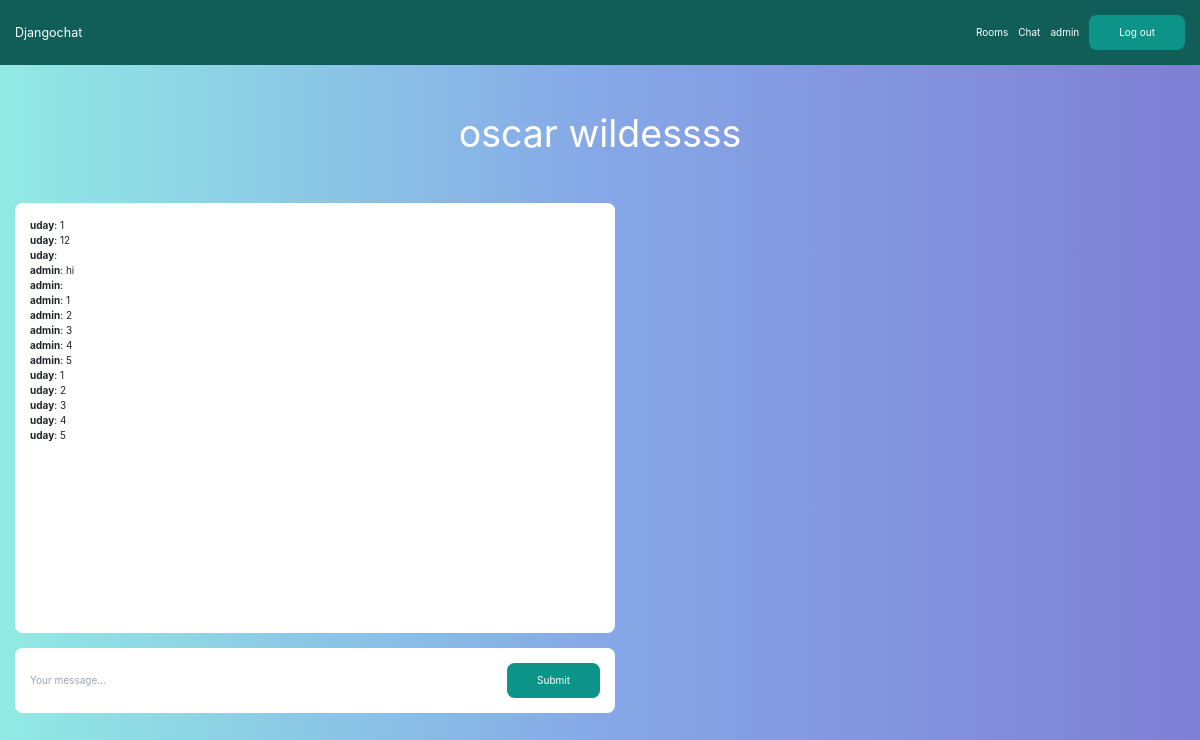
The app's page /rooms/oscar_wildessss/ (signed in) with its own data.
### room/models.py (models this page shows)
class Room(models.Model):
    name = models.CharField(max_length=255)
    slug = models.SlugField(unique=True)

class Message(models.Model):
    room = models.ForeignKey(Room, related_name='messages', on_delete=models.CASCADE)
    user = models.ForeignKey(User, related_name='messages', on_delete=models.CASCADE)
    content = models.TextField()
    date_added = models.DateTimeField(auto_now_add=True)
    class Meta:
        ordering = ('date_added',)

### room/views.py (the view)
# urls.py: path("rooms/",include('room.urls')),
@login_required
def room(request, slug):
    room = Room.objects.get(slug=slug)
    messages = Message.objects.filter(room=room)[0:25]
    return render(request, 'room/room.html', {'room': room, 'messages': messages})

### room/templates/room/room.html (shortened to what this page needs)
{% extends 'core/base.html' %}
{% block content %}
<div class="p-10 lg:p-20 text-center">
    <h1 class="text-3xl lg:text-6xl text-white">{{ room.name }}</h1>
</div>
<div class="lg:w-2/4 mx-4 lg:mx-auto p-4 bg-white rounded-xl">
    <div class="chat-messages space-y-3" id="chat-messages">
        {% for m in messages %}<b>{{ m.user.username }}</b>: {{ m.content }}<br>{% endfor %}
    </div>
</div>
<div class="lg:w-2/4 mt-6 mx-4 lg:mx-auto p-4 bg-white rounded-xl">
    <form method="post" action="." class="flex">
        <input type="text" name="content" class="flex-1 mr-3" placeholder="Your message..." id="chat-message-input">
        <button
            class="px-5 py-3 rounded-xl text-white bg-teal-600 hover:bg-teal-700"
            id="chat-message-submit"
        >Submit</button>
    </form>
</div>
{% endblock %}

### core/templates/core/base.html (shortened to what this page needs)
{% load static %}
<!DOCTYPE html>
<html>
    <head>
        <script src="https://cdn.tailwindcss.com"></script>
        <link href="//maxcdn.bootstrapcdn.com/bootstrap/4.0.0/css/bootstrap.min.css" rel="stylesheet" id="bootstrap-css">
        <link href="//netdna.bootstrapcdn.com/bootstrap/3.0.0/css/bootstrap.min.css" rel="stylesheet" id="bootstrap-css">
        <link rel='stylesheet prefetch' href='https://cdnjs.cloudflare.com/ajax/libs/meyer-reset/2.0/reset.min.css'><link rel='stylesheet prefetch' href='https://cdnjs.cloudflare.com/ajax/libs/font-awesome/4.6.2/css/font-awesome.min.css'>
        <link rel="stylesheet" href="https://stackpath.bootstrapcdn.com/bootstrap/4.1.3/css/bootstrap.min.css">
		<link rel="stylesheet" href="https://use.fontawesome.com/releases/v5.5.0/css/all.css">
		<link rel="stylesheet" type="text/css" href="https://cdnjs.cloudflare.com/ajax/libs/malihu-custom-scrollbar-plugin/3.1.5/jquery.mCustomScrollbar.min.css">
        <link rel="stylesheet" href="{% static 'css/messages.css' %}">
    </head>
    <body class="bg-teal-600">
        <nav class="flex items-center justify-between px-4 py-6 bg-teal-800">
            <div>
                <a href="/" class="text-xl text-white">Djangochat</a>
            </div>
            <div class="flex items-center space-x-4">
                {% if request.user.is_authenticated %}
                    <a href="{% url 'rooms' %}" class="text-white hover:text-gray-200">Rooms</a>
                    <a href="{% url 'messages_page' %}" class="text-white hover:text-gray-200">Chat</a>
                    <p class="text-white hover:text-gray-200">{{request.user.username}}</p>
                    <a href="{% url 'logout' %}" class="px-5 py-3 rounded-xl text-white bg-teal-600 hover:bg-teal-700">Log out</a>
                {% else %}
                    <a href="{% url 'login' %}" class="text-white hover:text-gray-200">Log in</a>
                    <a href="{% url 'signup' %}" class="px-5 py-3 rounded-xl text-white bg-teal-600 hover:bg-teal-700">Sign up</a>
                {% endif %}
            </div>
        </nav>
        {% block content %}
        {% endblock %}
    </body>
</html>

### static/css/messages.css (style rules this page uses)
body, html { height: 100%; margin: 0; background: #7f7fd5; background: -webkit-linear-gradient(to right, #91eae4, #86a8e7, #7f7fd5); background: linear-gradient(to right, #91eae4, #86a8e7, #7f7fd5); }

### core/templates/core/base.html (style rules this page uses)
.chat-messages { height: 400px; overflow-y: auto; }

### records on screen
Room: name "oscar wildessss"
Message: user.username "uday", content "1"
Message: user.username "uday", content "12"
Message: user.username "uday"
Message: user.username "admin", content "hi"
Message: user.username "admin"
Message: user.username "admin", content "1"
Message: user.username "admin", content "2"
Message: user.username "admin", content "3"
Message: user.username "admin", content "4"
Message: user.username "admin", content "5"
Message: user.username "uday", content "1"
Message: user.username "uday", content "2"
Message: user.username "uday", content "3"
Message: user.username "uday", content "4"
Message: user.username "uday", content "5"

### other values on screen
{{ request.user.username }} "admin"
